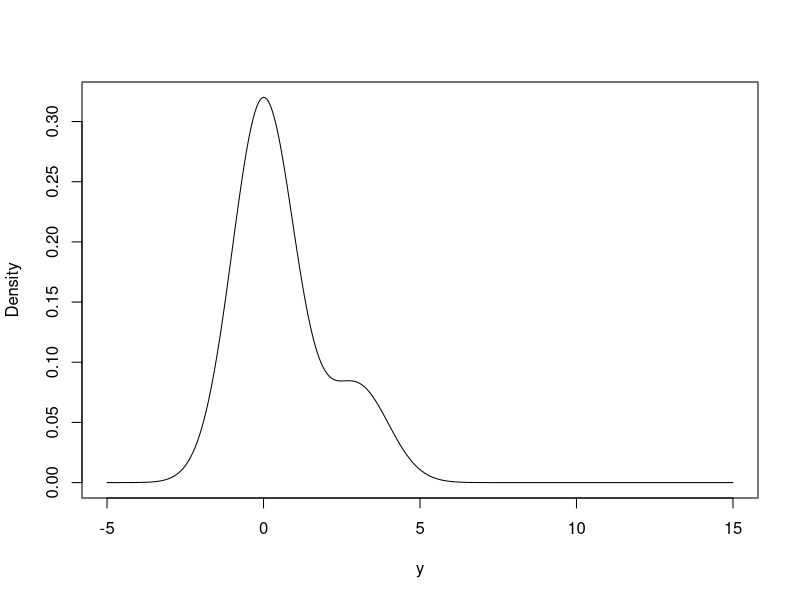
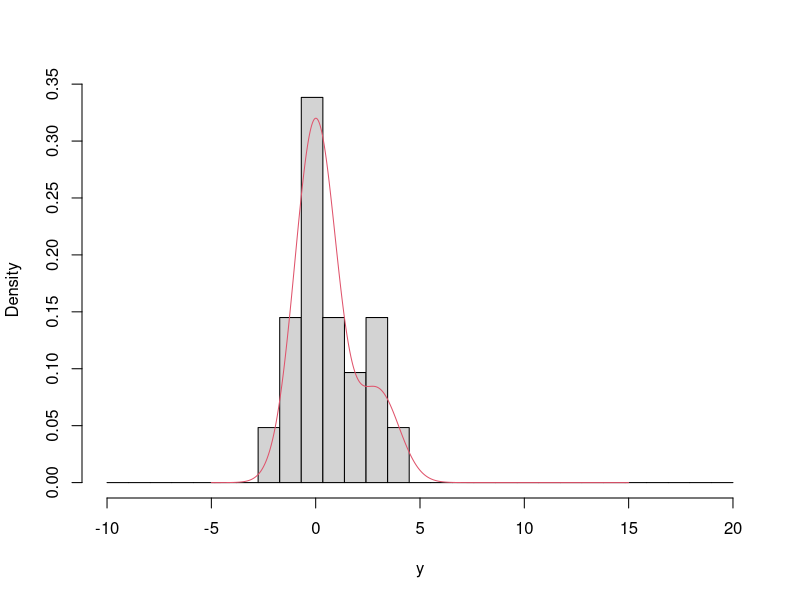
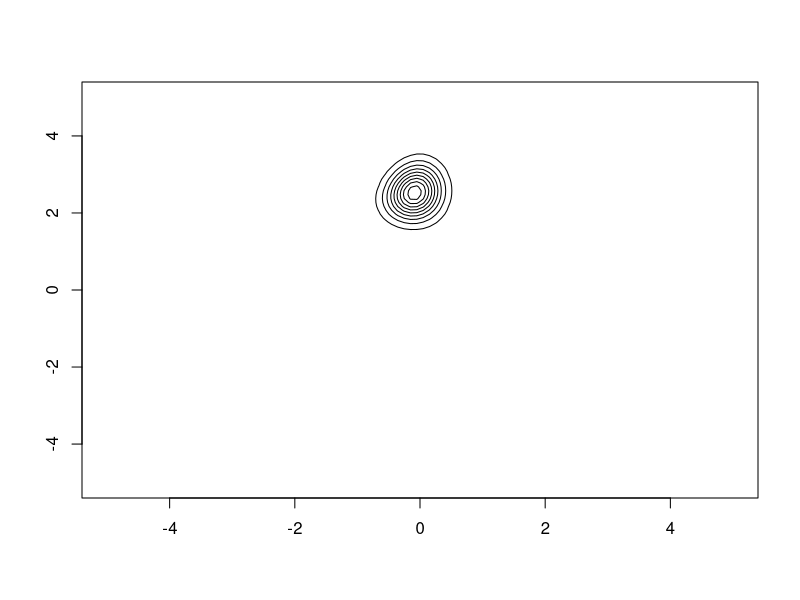
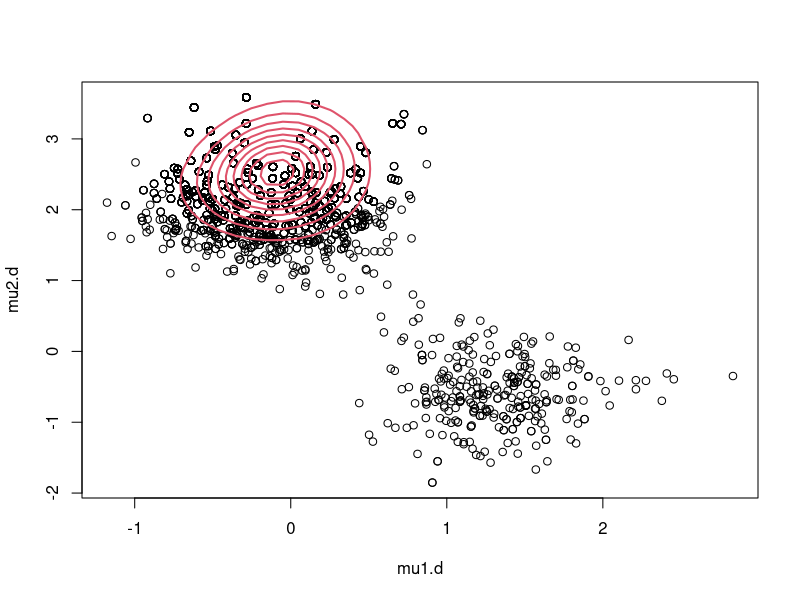
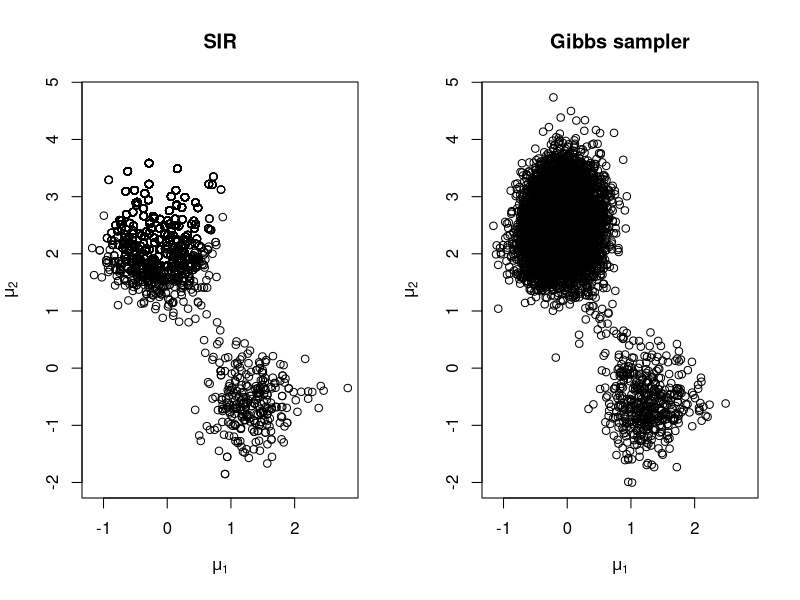

Generate these figures, in order, with R:
rm(list = ls())

#
# Two-component mixture of Gaussians (data augmentation)
#

# density of two-component mixture of Gaussians
dmixt = function(y, mu1, mu2){
  prod(p_mixt(y,mu1,mu2,1,1))
}

p_mixt = function(y, mu1, mu2, sd1, sd2){
  0.8*dnorm(y, mu1, sd1) + 0.2*dnorm(y, mu2, sd2)
}

# Mixture density
mu1=0
mu2=3
sd1=1
sd2=1

ys = seq(-5,15,length=1000)

par(mfrow=c(1,1))
plot(ys, p_mixt(ys, mu1, mu2, sd1, sd2),type="l",xlab="y",ylab="Density")


# Sampling from mixture of Gaussians
set.seed(12145)
n=20
mu = c(mu1,mu2)
sd = c(sd1,sd2)
z = rbinom(n, 1, 0.2)
y = rnorm(n,mu[z+1],sd[z+1])

par(mfrow=c(1,1))
hist(y,prob=TRUE,breaks=seq(-10,20,length=30),main="")
lines(ys,0.8*dnorm(ys,mu1,sd1)+0.2*dnorm(ys,mu2,sd2),col=2)

# Posterior of (mu1,mu2) (contour plot)
N = 100
mu1s = seq(-5,5,length=N)
mu2s = seq(-5,5,length=N)
post = matrix(0,N,N)
for (i in 1:N)
  for (j in 1:N)
    post[i,j] = dmixt(y,mu1s[i],mu2s[j])*dnorm(mu1s[i])*dnorm(mu2s[j])

contour(mu1s,mu2s,post,drawlabels=FALSE)



# Sampling importance resampling
M = 10000
mu1.d = rnorm(M)
mu2.d = rnorm(M)
w = rep(0,M)
for (i in 1:M)
  w[i] = dmixt(y,mu1.d[i],mu2.d[i])
ind = sample(1:M,size=M,replace=TRUE,prob=w)
mu1.d = mu1.d[ind]
mu2.d = mu2.d[ind]

par(mfrow=c(1,1))
plot(mu1.d,mu2.d)
contour(mu1s,mu2s,post,drawlabels=FALSE,add=TRUE,col=2,lwd=2)


# Running my first Gibbs Sampler
# Inicizlizo z (seletor de curva 0 ou 1?)
z = c(rep(0,n/2),rep(1,n/2))

# tamanho da amostra
M = 10000

# Inicializo a matrix de draws (m0, m1, z's)
draws = matrix(0,M,2+n)

# para cada linha
for (i in 1:M){
  
  # vejo quantos sao da curva 0
  n0 = sum(z==0)
  
  # media de y condicionado a cada curva
  ybar0 = sum(y[z==0])/(n0+1)
  ybar1 = sum(y[z==1])/(n-n0+1)
  
  # faz uma extracao da normal
  mu0 = rnorm(1,ybar0,sqrt(1/(n0+1)))
  mu1 = rnorm(1,ybar1,sqrt(1/(n-n0+1)))
  
  # calcula a probabilidade de cada amostra.
  # (veja que tenho de saber a 0.8 e 0.2)
  pz0 = dnorm(y,mu0,1)*0.8
  pz1 = dnorm(y,mu1,1)*0.2
  pz1 = pz1/(pz0+pz1)

  # Calculo novo z
  z   = rbinom(n, 1, pz1)
  
  # guardo a informação na matrix
  draws[i,] = c(mu0,mu1,z)
}

# determino limites de plotagem
limx = range(mu1.d,draws[,1])
limy = range(mu2.d,draws[,2])

par(mfrow=c(1,2))
plot(mu1.d,mu2.d,xlab=expression(mu[1]),ylab=expression(mu[2]),xlim=limx,ylim=limy)
title("SIR")
plot(draws[,1:2],xlab=expression(mu[1]),ylab=expression(mu[2]),xlim=limx,ylim=limy)
title("Gibbs sampler")









